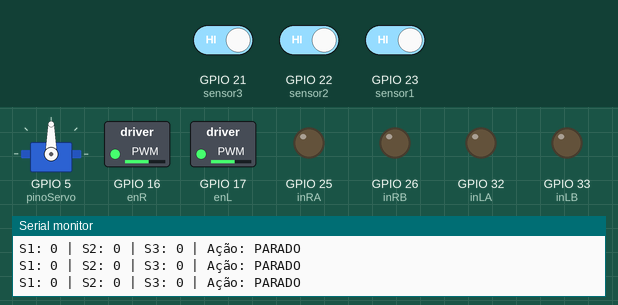
Simulated run of this sketch. Board: ESP32. On the bench: servo, switched loads named in the sketch (green lamp = pin HIGH), output pins drawn as LEDs (lit = HIGH), the last lines printed to the serial monitor. Dashed ring = blinking. The test bench sets the inputs (shaded band); at power-on: GPIO 21 (sensor3) HIGH, GPIO 23 (sensor1) HIGH, GPIO 22 (sensor2) HIGH.

Above: at 1.4 s.
1.5 s: GPIO 21 (sensor3) driven LOW
At 2.2 s:
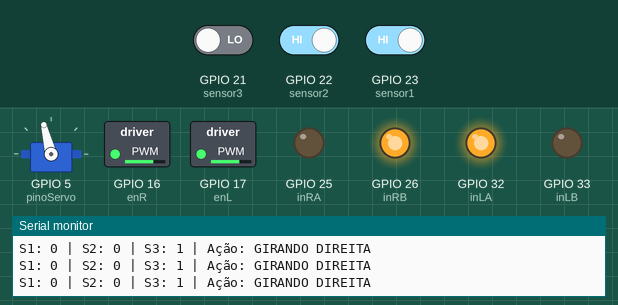
4.5 s: GPIO 23 (sensor1) driven LOW
At 5.18 s:
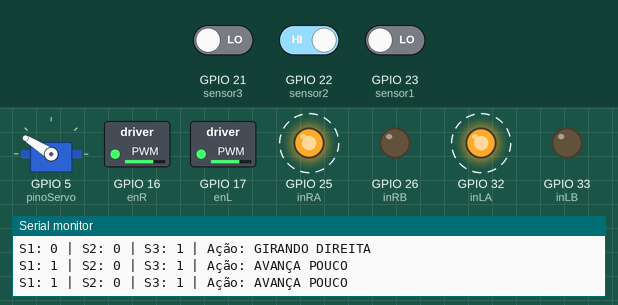
7.5 s: GPIO 21 (sensor3) driven HIGH
At 8.5 s:
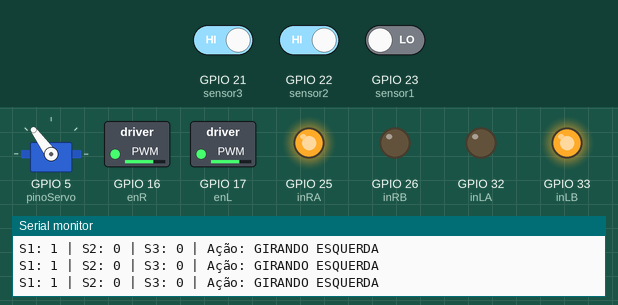
10.5 s: GPIO 21 (sensor3) driven LOW
At 11.16 s:
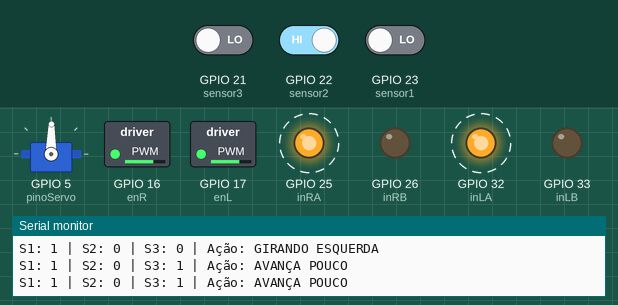
13.5 s: GPIO 21 (sensor3) driven HIGH
At 14.4 s:
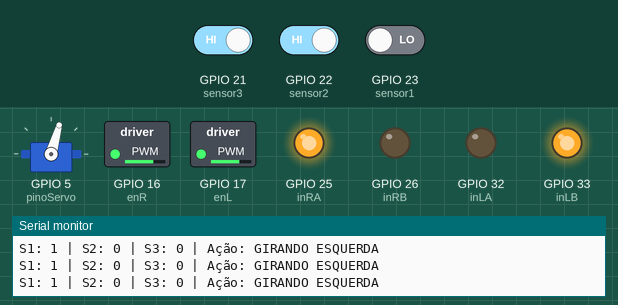
16.5 s: GPIO 23 (sensor1) driven HIGH
At 20.2 s:
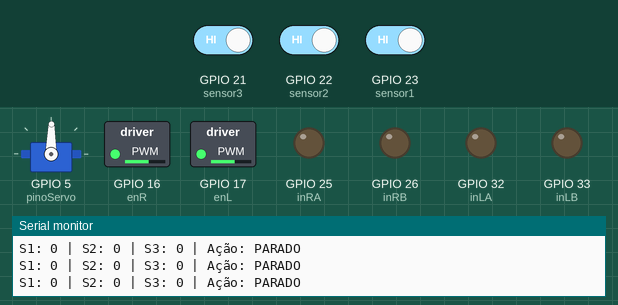
Timing chart, 0 to 20.5 s (numbered marks = the images above; inputs shaded):
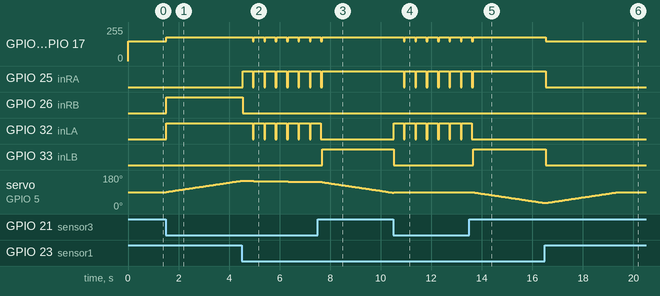

The sketch:

test.ino
```cpp
#include <Arduino.h>
#include <ESP32Servo.h>
#include "esp32-hal-ledc.h"

// ====== CONFIGURAÇÕES ======
#define SENSOR_ACTIVE_LOW 1

// Motores
#define enL 17
#define inLA 32
#define inLB 33

#define enR 16
#define inRA 25
#define inRB 26

// PWM
#define PWM_CH_L 0
#define PWM_CH_R 1
#define PWM_FREQ 5000
#define PWM_RES  8

// Velocidades
const int MOTOR_MIN   = 150;   // mínimo pra conseguir mover
int motorSpeed        = 200;   // velocidade normal
int TURN_SPEED        = 180;   // velocidade de giro
int APPROACH_SPEED    = 180;   // velocidade reduzida ao se aproximar da chama
const int STEP_TIME   = 400;   // ms que anda pra frente antes de parar e reavaliar

// Servo
Servo meuServo;
const int pinoServo = 5;
int posAtual = 90;
const int SERVO_CENTER = 90;

// Sensores
const int sensor1 = 23;
const int sensor2 = 22;
const int sensor3 = 21;

// Servo não-bloqueante
unsigned long lastServoStep = 0;
const unsigned long SERVO_STEP_MS = 10;

// ===== Helpers =====
inline bool sensorAtivo(int pin) {
  int v = digitalRead(pin);
  return SENSOR_ACTIVE_LOW ? (v == LOW) : (v == HIGH);
}

int clampSpeed(int v) {
  return (v < MOTOR_MIN) ? MOTOR_MIN : v;
}

void setMotorPWM(uint8_t leftVal, uint8_t rightVal) {
  ledcWrite(PWM_CH_L, clampSpeed(leftVal));
  ledcWrite(PWM_CH_R, clampSpeed(rightVal));
}

void stopMotors() {
  digitalWrite(inLA, LOW);
  digitalWrite(inLB, LOW);
  digitalWrite(inRA, LOW);
  digitalWrite(inRB, LOW);
  setMotorPWM(0, 0);
}

void moveForward(int speed = -1) {
  if (speed < 0) speed = motorSpeed;
  digitalWrite(inLA, HIGH); digitalWrite(inLB, LOW);
  digitalWrite(inRA, HIGH); digitalWrite(inRB, LOW);
  setMotorPWM(speed, speed);
}

void turnLeft(int speed = -1) {
  if (speed < 0) speed = TURN_SPEED;
  digitalWrite(inLA, LOW);  digitalWrite(inLB, HIGH);
  digitalWrite(inRA, HIGH); digitalWrite(inRB, LOW);
  setMotorPWM(speed, speed);
}

void turnRight(int speed = -1) {
  if (speed < 0) speed = TURN_SPEED;
  digitalWrite(inLA, HIGH); digitalWrite(inLB, LOW);
  digitalWrite(inRA, LOW);  digitalWrite(inRB, HIGH);
  setMotorPWM(speed, speed);
}

// Servo não-bloqueante
void atualizarServoPara(int alvo) {
  unsigned long now = millis();
  if (now - lastServoStep < SERVO_STEP_MS) return;
  lastServoStep = now;

  if (abs(alvo - posAtual) > 1) {
    posAtual += (alvo > posAtual) ? 1 : -1;
    meuServo.write(posAtual);
  }
}

// ===== Setup =====
void setup() {
  Serial.begin(115200);

  pinMode(inLA, OUTPUT);
  pinMode(inLB, OUTPUT);
  pinMode(inRA, OUTPUT);
  pinMode(inRB, OUTPUT);
  stopMotors();

  ledcSetup(PWM_CH_L, PWM_FREQ, PWM_RES);
  ledcAttachPin(enL, PWM_CH_L);
  ledcSetup(PWM_CH_R, PWM_FREQ, PWM_RES);
  ledcAttachPin(enR, PWM_CH_R);
  setMotorPWM(0, 0);

  if (SENSOR_ACTIVE_LOW) {
    pinMode(sensor1, INPUT_PULLUP);
    pinMode(sensor2, INPUT_PULLUP);
    pinMode(sensor3, INPUT_PULLUP);
  } else {
    pinMode(sensor1, INPUT);
    pinMode(sensor2, INPUT);
    pinMode(sensor3, INPUT);
  }

  meuServo.attach(pinoServo, 500, 2400);
  posAtual = SERVO_CENTER;
  meuServo.write(posAtual);

  delay(200);
  Serial.println("Setup completo");
}

// ===== Loop =====
void loop() {
  bool s1 = sensorAtivo(sensor1);
  bool s2 = sensorAtivo(sensor2);
  bool s3 = sensorAtivo(sensor3);

  Serial.print("S1: "); Serial.print(s1);
  Serial.print(" | S2: "); Serial.print(s2);
  Serial.print(" | S3: "); Serial.print(s3);

  bool chamaDetectada = (s1 || s2 || s3);

  int soma = 0, contador = 0;
  if (s1) { soma += 0;   contador++; }
  if (s2) { soma += 90;  contador++; }
  if (s3) { soma += 180; contador++; }
  int alvoAngle = (contador > 0) ? (soma / contador) : SERVO_CENTER;

  atualizarServoPara(alvoAngle);

  const int FRONT_MIN = 60;
  const int FRONT_MAX = 120;

  if (chamaDetectada) {
    if (alvoAngle >= FRONT_MIN && alvoAngle <= FRONT_MAX) {
      // frente → avança pouco e reavalia
      moveForward(APPROACH_SPEED);
      Serial.println(" | Ação: AVANÇA POUCO");
      delay(STEP_TIME);
      stopMotors();
    } else if (alvoAngle < FRONT_MIN) {
      turnLeft();
      Serial.println(" | Ação: GIRANDO ESQUERDA");
    } else {
      turnRight();
      Serial.println(" | Ação: GIRANDO DIREITA");
    }
  } else {
    stopMotors();
    Serial.println(" | Ação: PARADO");
  }

  delay(50);
}
```

Measured:
- after the input at 1.5 s, GPIO 16 (enR), GPIO 17 (enL): 149/255 → 179/255 at once; GPIO 26 (inRB), GPIO 32 (inLA): LOW → HIGH at once; servo on GPIO 5 (pinoServo): moves from 90° to 150° over 3.0 s, starting at once
- after the input at 4.5 s, GPIO 16 (enR), GPIO 17 (enL): alternates 179/255 for 0.40 s and 149/255 for 0.05 s, starting after 0.43 s; GPIO 25 (inRA): alternates HIGH for 0.40 s and LOW for 0.05 s, starting at once; GPIO 26 (inRB): HIGH → LOW at once; GPIO 32 (inLA): alternates HIGH for 0.40 s and LOW for 0.05 s, starting after 0.43 s
- after the input at 7.5 s, GPIO 16 (enR), GPIO 17 (enL): goes on until 7.7 s, then stays 179/255; GPIO 25 (inRA): goes on until 7.7 s, then stays HIGH; GPIO 32 (inLA): goes on until 7.6 s, then stays LOW; GPIO 33 (inLB): LOW → HIGH after 0.19 s
- after the input at 10.5 s, GPIO 16 (enR), GPIO 17 (enL): alternates 179/255 for 0.40 s and 149/255 for 0.05 s, starting after 0.41 s; GPIO 25 (inRA): alternates HIGH for 0.40 s and LOW for 0.05 s, starting after 0.41 s; GPIO 32 (inLA): alternates HIGH for 0.40 s and LOW for 0.05 s, starting at once; GPIO 33 (inLB): HIGH → LOW at once
- after the input at 13.5 s, GPIO 16 (enR), GPIO 17 (enL): goes on until 13.7 s, then stays 179/255; GPIO 25 (inRA): goes on until 13.7 s, then stays HIGH; GPIO 32 (inLA): goes on until 13.6 s, then stays LOW; GPIO 33 (inLB): LOW → HIGH after 0.16 s; servo on GPIO 5 (pinoServo): moves from 89° to 32° over 2.8 s, starting after 0.16 s
- after the input at 16.5 s, GPIO 16 (enR), GPIO 17 (enL): 179/255 → 149/255 at once; GPIO 25 (inRA), GPIO 33 (inLB): HIGH → LOW at once
